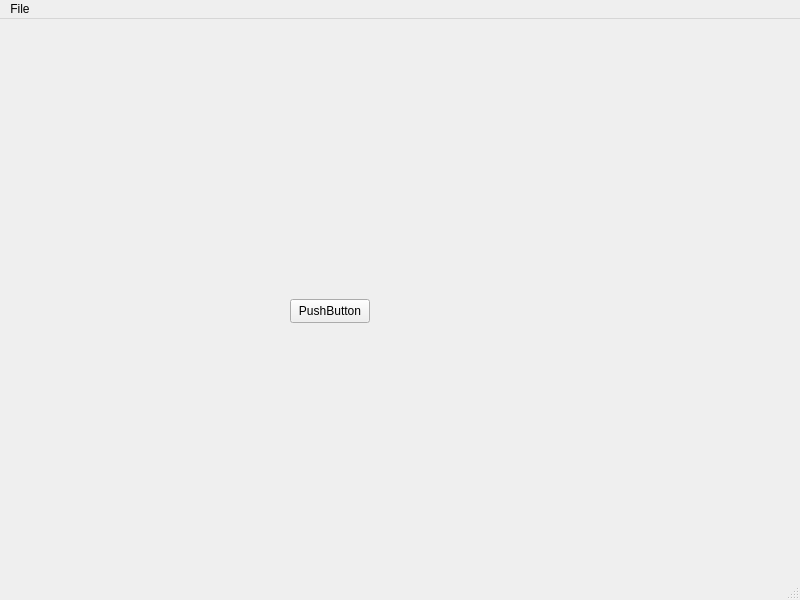
<?xml version="1.0" encoding="UTF-8"?>
<ui version="4.0">
 <class>MainWindow</class>
 <widget class="QMainWindow" name="MainWindow">
  <property name="geometry">
   <rect>
    <x>0</x>
    <y>0</y>
    <width>800</width>
    <height>600</height>
   </rect>
  </property>
  <property name="windowTitle">
   <string>MainWindow</string>
  </property>
  <widget class="QWidget" name="centralwidget">
   <widget class="QPushButton" name="pushButton">
    <property name="geometry">
     <rect>
      <x>290</x>
      <y>280</y>
      <width>80</width>
      <height>24</height>
     </rect>
    </property>
    <property name="text">
     <string>PushButton</string>
    </property>
   </widget>
  </widget>
  <widget class="QMenuBar" name="menubar">
   <property name="geometry">
    <rect>
     <x>0</x>
     <y>0</y>
     <width>800</width>
     <height>21</height>
    </rect>
   </property>
   <widget class="QMenu" name="menuFile">
    <property name="title">
     <string>File</string>
    </property>
    <addaction name="actionNew"/>
   </widget>
   <addaction name="menuFile"/>
  </widget>
  <widget class="QStatusBar" name="statusbar"/>
  <action name="actionNew">
   <property name="text">
    <string>New</string>
   </property>
  </action>
 </widget>
 <resources/>
 <connections/>
</ui>
